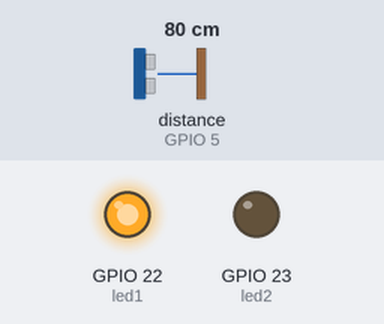
Recording of a sketch running on a simulated ESP32. On the bench: output pins drawn as LEDs (lit = HIGH). Wiring (inferred from the names in the program): ultrasonic range finder: trigger GPIO 4; echo GPIO 5. Inputs (shaded band) come from the test bench; at power-on: distance to the obstacle (sensor on GPIO 5) 80 cm. The echo pulse lasts 58.3 µs per cm; pins used as bus, display or sensor lines are not drawn; what the sketch prints to the serial monitor is not drawn.

Above: at 1.2 s.
1.3 s: distance to the obstacle (sensor on GPIO 5) set to 12 cm
2.8 s: distance to the obstacle (sensor on GPIO 5) set to 9 cm
At 4.0 s:
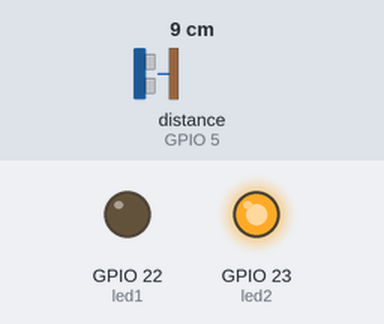
4.3 s: distance to the obstacle (sensor on GPIO 5) set to 18 cm
At 4.8 s:
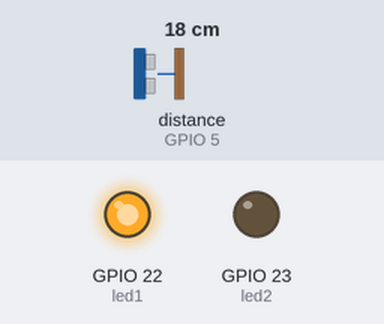
5.8 s: distance to the obstacle (sensor on GPIO 5) set to 2 cm
At 6.8 s:
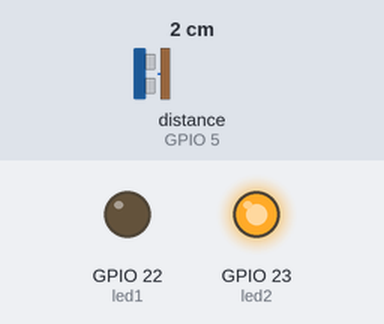
Timing chart, 0 to 8.3 s (numbered marks = the images above; inputs shaded):
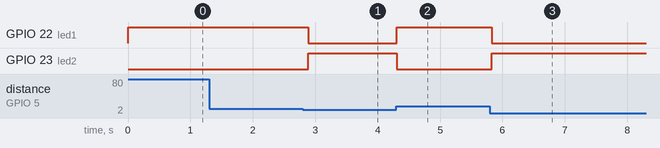

The sketch:

ESP32majule.ino
```cpp
#include <WiFi.h>

const int trigPin = 4;
const int echoPin = 5;
const int led1 = 22;
const int led2 = 23;

const char *ssid = "ESP32_Ultrasonic";
const char *password = "12345678";

WiFiServer server(80);

void setup() {
  pinMode(trigPin, OUTPUT);
  pinMode(echoPin, INPUT);
  pinMode(led1, OUTPUT);
  pinMode(led2, OUTPUT);

  Serial.begin(115200);

  WiFi.softAP(ssid, password);
  Serial.println("Access Point started.");
  Serial.print("IP Address: ");
  Serial.println(WiFi.softAPIP());

  server.begin();
}

void loop() {
  long duration;
  float distance;

  digitalWrite(trigPin, LOW);
  delayMicroseconds(2);
  digitalWrite(trigPin, HIGH);
  delayMicroseconds(10);
  digitalWrite(trigPin, LOW);

  duration = pulseIn(echoPin, HIGH);
  distance = (duration * 0.034) / 2;

  if (distance < 10) {
    digitalWrite(led1, LOW);
    digitalWrite(led2, HIGH);
  } else {
    digitalWrite(led1, HIGH);
    digitalWrite(led2, LOW);
  }


//res to the clients
  WiFiClient client = server.available();
  if (client) {
    Serial.println("New Client.");
    String request = client.readStringUntil('\r');
    Serial.println(request);
    client.flush();

    client.print("<h1>Distance: ");
    client.print(distance);
    client.print(" cm</h1>");

    client.stop();
    Serial.println("Client Disconnected.");
  }

  delay(100);
}
```

Measured:
- the behaviour switches between 11 and 10 cm on distance to the obstacle (sensor on GPIO 5) (found by bisection; images 0 and 1)
- after the input at 1.3 s, every drawn part: stays the same
- after the input at 2.8 s, GPIO 22 (led1): HIGH → LOW after 0.09 s; GPIO 23 (led2): LOW → HIGH after 0.09 s
- after the input at 4.3 s, GPIO 22 (led1): LOW → HIGH at once; GPIO 23 (led2): HIGH → LOW at once
- after the input at 5.8 s, GPIO 22 (led1): HIGH → LOW at once; GPIO 23 (led2): LOW → HIGH at once
